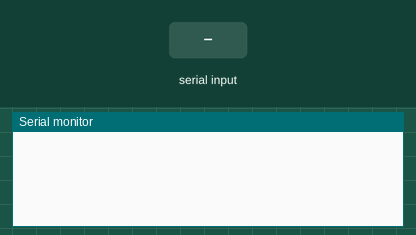
The sketch below on a simulated Arduino Uno, built with avr-gcc and run on an emulated ATmega328P. Shown: the last lines printed to the serial monitor. The test bench sets the inputs (shaded band).

Above: at 1.2 s.
1.3 s: "start" received over Serial
At 3.5 s:
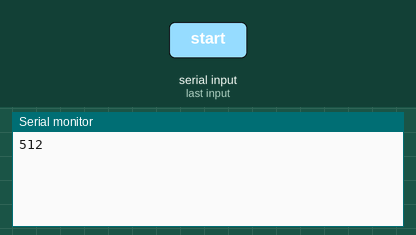
3.8 s: "1" received over Serial
At 5.4 s:
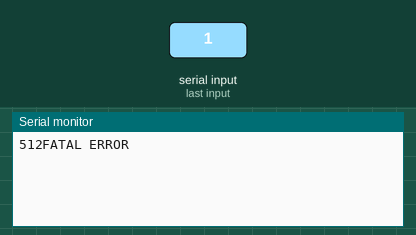

Measured:
- after the input at 1.3 s, the serial monitor: prints a new line after 1.0 s (image 1)
- after the input at 3.8 s, the serial monitor: prints a new line after 1.0 s (image 2)

The sketch:

arduino.ino
```cpp
int val = 0; //variavel onde se guarda valor de tensao de porta analogica
int analogPin = A0;  //porta analogica escolhida
void setup() {
  Serial.begin(9600); //baut rate de 9600 bits por segundo
}
void loop() {
  if (Serial.available() > 0) {       //retorna o numero de caracteres disponiveis para leitura na porta serial
    String data = Serial.readString(); //guarda na string data a string recebida pelo Raspberry Pi
  if(data.equalsIgnoreCase("start")){  //compara a string data ao comando correto pretendido - "start".
    val = analogRead(analogPin);       //caso o comando seja correto lê o valor da porta analógica
    Serial.print(val);                // e manda ao Raspberry Pi
    Serial.flush();                  //o flush garante que todos os dados foram transmitidos antes de prosseguir com o programa
  }
  else{
   Serial.print("FATAL ERROR");    // se o comando lido do Raspberry nao for o correto, o Arduino envia a mensagem "FATAL ERROR"
   Serial.flush();
  }
  }
}
```
